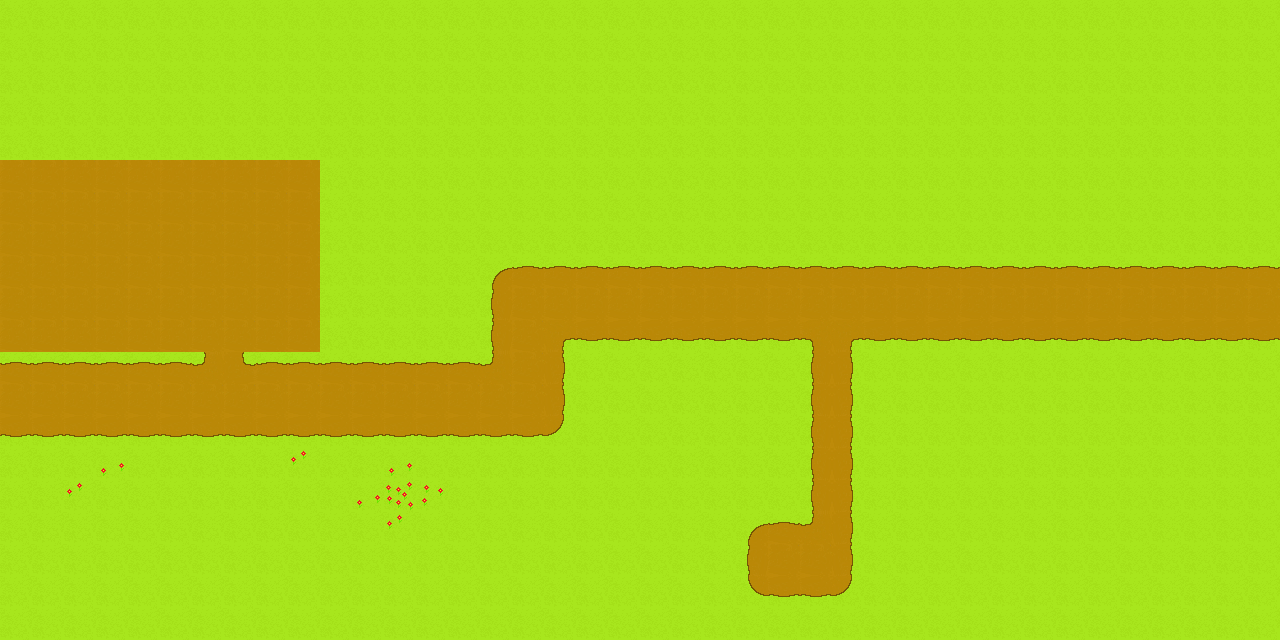

Rendered tile map (Tiled .tmx) drawn with the repository's tilesets; below, a short description and the full map source, tile grids included:
An orthogonal 40x20 tile map with 32x32 px tiles, 2 tile layers (Ground Layer, Road Layer), 3 tilesets and 58 objects.

<map version="1.10" tiledversion="1.10.2" orientation="orthogonal" renderorder="right-down" width="40" height="20" tilewidth="32" tileheight="32" infinite="0" nextlayerid="7" nextobjectid="82">
 <tileset firstgid="1" source="TilesForMap.tsx" />
 <tileset firstgid="26" source="Trees.tsx" />
 <tileset firstgid="38" source="TreeObjects.tsx" />
 <layer id="1" name="Ground Layer" width="40" height="20">
  <data encoding="csv">
1,1,1,1,1,1,1,1,1,1,1,1,1,1,1,1,1,1,1,1,1,1,1,1,1,1,1,1,1,1,1,1,1,1,1,1,1,1,1,1,
1,1,1,1,1,1,1,1,1,1,1,1,1,1,1,1,1,1,1,1,1,1,1,1,1,1,1,1,1,1,1,1,1,1,1,1,1,1,1,1,
1,1,1,1,1,1,1,1,1,1,1,1,1,1,1,1,1,1,1,1,1,1,1,1,1,1,1,1,1,1,1,1,1,1,1,1,1,1,1,1,
1,1,1,1,1,1,1,1,1,1,1,1,1,1,1,1,1,1,1,1,1,1,1,1,1,1,1,1,1,1,1,1,1,1,1,1,1,1,1,1,
1,1,1,1,1,1,1,1,1,1,1,1,1,1,1,1,1,1,1,1,1,1,1,1,1,1,1,1,1,1,1,1,1,1,1,1,1,1,1,1,
1,1,1,1,1,1,1,1,1,1,1,1,1,1,1,1,1,1,1,1,1,1,1,1,1,1,1,1,1,1,1,1,1,1,1,1,1,1,1,1,
1,1,1,1,1,1,1,1,1,1,1,1,1,1,1,1,1,1,1,1,1,1,1,1,1,1,1,1,1,1,1,1,1,1,1,1,1,1,1,1,
1,1,1,1,1,1,1,1,1,1,1,1,1,1,1,1,1,1,1,1,1,1,1,1,1,1,1,1,1,1,1,1,1,1,1,1,1,1,1,1,
1,1,1,1,1,1,1,1,1,1,1,1,1,1,1,1,1,1,1,1,1,1,1,1,1,1,1,1,1,1,1,1,1,1,1,1,1,1,1,1,
1,1,1,1,1,1,1,1,1,1,1,1,1,1,1,1,1,1,1,1,1,1,1,1,1,1,1,1,1,1,1,1,1,1,1,1,1,1,1,1,
1,1,1,1,5,2,1,1,1,2,1,1,1,1,1,1,1,1,1,1,1,1,1,1,1,1,1,1,1,1,1,1,1,1,1,1,1,1,1,1,
1,1,1,1,1,1,1,1,1,1,1,1,1,1,1,1,1,1,1,1,1,1,1,1,1,1,1,1,1,1,1,1,1,1,1,1,1,1,1,1,
1,1,1,1,1,1,1,1,1,1,1,1,1,1,1,1,1,1,1,1,1,1,1,1,1,1,1,1,1,1,1,1,1,1,1,1,1,1,1,1,
1,1,1,1,1,1,1,1,1,1,1,1,1,1,1,1,1,1,1,1,1,1,1,1,1,1,1,1,1,1,1,1,1,1,1,1,1,1,1,1,
1,1,1,5,1,1,1,1,1,4,1,1,5,1,1,1,1,1,1,1,1,1,1,1,1,1,1,1,1,1,1,1,1,1,1,1,1,1,1,1,
1,1,4,1,1,1,1,1,1,1,1,5,3,2,1,1,1,1,1,1,1,1,1,1,1,1,1,1,1,1,1,1,1,1,1,1,1,1,1,1,
1,1,1,1,1,1,1,1,1,1,1,1,4,1,1,1,1,1,1,1,1,1,1,1,1,1,1,1,1,1,1,1,1,1,1,1,1,1,1,1,
1,1,1,1,1,1,1,1,1,1,1,1,1,1,1,1,1,1,1,1,1,1,1,1,1,1,1,1,1,1,1,1,1,1,1,1,1,1,1,1,
1,1,1,1,1,1,1,1,1,1,1,1,1,1,1,1,1,1,1,1,1,1,1,1,1,1,1,1,1,1,1,1,1,1,1,1,1,1,1,1,
1,1,1,1,1,1,1,1,1,1,1,1,1,1,1,1,1,1,1,1,1,1,1,1,1,1,1,1,1,1,1,1,1,1,1,1,1,1,1,1
</data>
 </layer>
 <layer id="2" name="Road Layer" width="40" height="20">
  <data encoding="csv">
0,0,0,0,0,0,0,0,0,0,0,0,0,0,0,0,0,0,0,0,0,0,0,0,0,0,0,0,0,0,0,0,0,0,0,0,0,0,0,0,
0,0,0,0,0,0,0,0,0,0,0,0,0,0,0,0,0,0,0,0,0,0,0,0,0,0,0,0,0,0,0,0,0,0,0,0,0,0,0,0,
0,0,0,0,0,0,0,0,0,0,0,0,0,0,0,0,0,0,0,0,0,0,0,0,0,0,0,0,0,0,0,0,0,0,0,0,0,0,0,0,
0,0,0,0,0,0,0,0,0,0,0,0,0,0,0,0,0,0,0,0,0,0,0,0,0,0,0,0,0,0,0,0,0,0,0,0,0,0,0,0,
0,0,0,0,0,0,0,0,0,0,0,0,0,0,0,0,0,0,20,20,20,0,0,0,0,0,0,0,0,0,0,0,0,0,0,0,0,0,0,0,
6,6,6,6,6,6,6,6,6,6,0,0,0,0,0,0,0,0,20,20,20,0,0,0,0,0,0,0,0,0,0,0,0,0,0,0,0,0,0,0,
6,6,6,6,6,6,6,6,6,6,0,0,0,0,0,0,0,0,20,20,20,0,0,0,0,0,0,0,0,0,0,0,0,0,0,0,0,0,0,0,
6,6,6,6,6,6,6,6,6,6,0,0,0,0,0,0,0,0,20,20,20,0,0,0,0,0,0,0,0,0,0,0,0,0,0,0,0,0,0,0,
6,6,6,6,6,6,6,6,6,6,0,0,0,0,0,15,7,7,7,7,7,7,7,7,7,7,7,7,7,7,7,7,7,7,7,7,7,7,7,7,
6,6,6,6,6,6,6,6,6,6,0,0,0,0,0,9,6,6,6,6,6,6,6,6,6,6,6,6,6,6,6,6,6,6,6,6,6,6,6,6,
6,6,6,6,6,6,6,6,6,6,0,0,0,0,0,9,6,14,8,8,8,8,8,8,8,13,14,8,8,8,8,8,8,8,8,8,8,8,8,8,
7,7,7,7,7,7,12,11,7,7,7,7,7,7,7,12,6,10,0,0,0,0,0,0,0,9,10,0,0,0,0,0,0,0,0,0,0,0,0,0,
6,6,6,6,6,6,6,6,6,6,6,6,6,6,6,6,6,10,0,0,0,0,0,0,0,9,10,0,0,0,0,0,0,0,0,0,0,0,0,0,
8,8,8,8,8,8,8,8,8,8,8,8,8,8,8,8,8,17,0,0,0,0,0,0,0,9,10,0,0,0,0,0,0,0,0,0,0,0,0,0,
0,0,0,0,0,0,0,0,0,0,0,0,0,0,0,0,0,0,0,0,0,0,0,0,0,9,10,0,0,0,0,0,0,0,0,0,0,0,0,0,
0,0,0,0,0,0,0,0,0,0,0,0,0,0,0,0,0,0,0,0,0,0,0,0,0,9,10,0,0,0,0,0,0,0,0,0,0,0,0,0,
0,0,0,0,0,0,0,0,0,0,0,0,0,0,0,0,0,0,0,0,0,0,0,15,7,12,10,0,0,0,0,0,0,0,0,0,0,0,0,0,
0,0,0,0,0,0,0,0,0,0,0,0,0,0,0,0,0,0,0,0,0,0,0,9,6,6,10,0,0,0,0,0,0,0,0,0,0,0,0,0,
0,0,0,0,0,0,0,0,0,0,0,0,0,0,0,0,0,0,0,0,0,0,0,16,8,8,17,0,0,0,0,0,0,0,0,0,0,0,0,0,
0,0,0,0,0,0,0,0,0,0,0,0,0,0,0,0,0,0,0,0,0,0,0,0,0,0,0,0,0,0,0,0,0,0,0,0,0,0,0,0
</data>
 </layer>
 <objectgroup id="6" name="Objekti">
  <object id="13" template="TreeTemplate.tx" x="480" y="192" />
  <object id="17" x="512" y="160" width="32" height="32" />
  <object id="18" template="TreeTemplate.tx" x="384" y="352" />
  <object id="19" x="416" y="320" width="32" height="32" />
  <object id="20" template="TreeTemplate.tx" x="576" y="416" />
  <object id="21" x="608" y="384" width="32" height="32" />
  <object id="22" template="TreeTemplate.tx" x="640" y="192" />
  <object id="23" x="672" y="160" width="32" height="32" />
  <object id="24" template="TreeTemplate.tx" x="704" y="256" />
  <object id="25" x="736" y="224" width="32" height="32" />
  <object id="26" template="TreeTemplate.tx" x="768" y="224" />
  <object id="27" x="800" y="192" width="32" height="32" />
  <object id="28" template="TreeTemplate.tx" x="864" y="256" />
  <object id="29" x="896" y="224" width="32" height="32" />
  <object id="30" template="TreeTemplate.tx" x="864" y="416" />
  <object id="31" x="896" y="384" width="32" height="32" />
  <object id="32" template="TreeTemplate.tx" x="832" y="480" />
  <object id="33" x="864" y="448" width="32" height="32" />
  <object id="34" template="TreeTemplate.tx" x="896" y="576" />
  <object id="35" x="928" y="544" width="32" height="32" />
  <object id="36" template="TreeTemplate.tx" x="832" y="608" />
  <object id="37" x="864" y="576" width="32" height="32" />
  <object id="38" template="TreeTemplate.tx" x="672" y="544" />
  <object id="39" x="704" y="512" width="32" height="32" />
  <object id="40" template="TreeTemplate.tx" x="672" y="640" />
  <object id="41" x="704" y="608" width="32" height="32" />
  <object id="42" template="TreeTemplate.tx" x="704" y="416" />
  <object id="43" x="736" y="384" width="32" height="32" />
  <object id="44" template="TreeTemplate.tx" x="576" y="416" />
  <object id="45" x="608" y="384" width="32" height="32" />
  <object id="46" template="TreeTemplate.tx" x="544" y="512" />
  <object id="47" x="576" y="480" width="32" height="32" />
  <object id="48" template="TreeTemplate.tx" x="736" y="480" />
  <object id="49" x="768" y="448" width="32" height="32" />
  <object id="52" template="TreeTemplate.tx" x="640" y="448" />
  <object id="53" x="672" y="416" width="32" height="32" />
  <object id="54" template="TreeTemplate.tx" x="576" y="608" />
  <object id="55" x="608" y="576" width="32" height="32" />
  <object id="56" template="TreeTemplate.tx" x="480" y="640" />
  <object id="57" x="512" y="608" width="32" height="32" />
  <object id="58" template="TreeTemplate.tx" x="448" y="544" />
  <object id="59" x="480" y="512" width="32" height="32" />
  <object id="64" template="TreeTemplate.tx" x="352" y="544" />
  <object id="65" x="384" y="512" width="32" height="32" />
  <object id="66" template="TreeTemplate.tx" x="160" y="512" />
  <object id="67" x="192" y="480" width="32" height="32" />
  <object id="70" template="TreeTemplate.tx" x="1152" y="224" />
  <object id="71" x="1184" y="192" width="32" height="32" />
  <object id="72" template="TreeTemplate.tx" x="1024" y="512" />
  <object id="73" x="1056" y="480" width="32" height="32" />
  <object id="74" template="TreeTemplate.tx" x="928" y="160" />
  <object id="75" x="960" y="128" width="32" height="32" />
  <object id="76" template="TreeTemplate.tx" x="896" y="640" />
  <object id="77" x="928" y="608" width="32" height="32" />
  <object id="78" template="TreeTemplate.tx" x="928" y="512" />
  <object id="79" x="960" y="480" width="32" height="32" />
  <object id="80" template="TreeTemplate.tx" x="608" y="544" />
  <object id="81" x="640" y="512" width="32" height="32" />
 </objectgroup>
</map>
